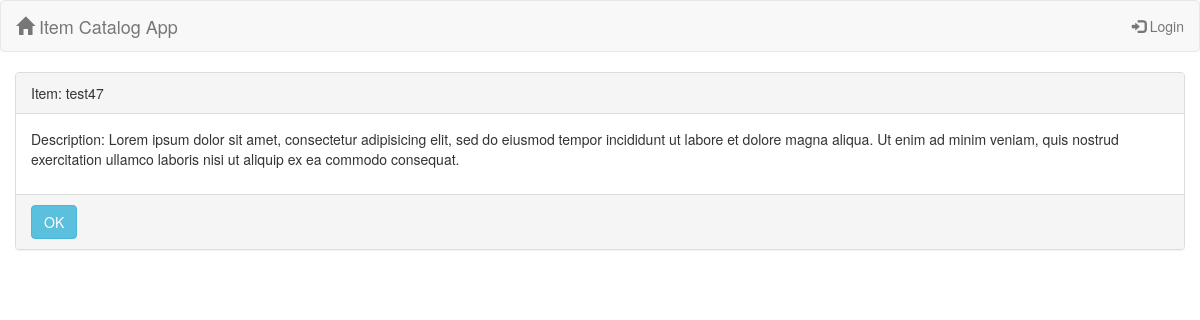
Screenshot of /catalog/Soccer/test47 with the database file from the repository.
### models.py (models this page shows, shortened)
class Item(Base):
    __tablename__ = 'item'
    id = Column(Integer, primary_key=True)
    title = Column(String, nullable=False)
    description = Column(String)
    category_id = Column(Integer, ForeignKey('category.id'))
    category = relationship(Category, backref='items')

### project.py (the view)
@app.route("/catalog/<category>/<item>")
def getCategoryItem(category, item):
    currentCategory = []
    currentItem = []
    try:
        currentCategory = session.query(
                        Category).filter_by(name=category).one()
        currentItem = session.query(Item).filter_by(title=item).one()
        if currentItem.category_id == currentCategory.id:
            if 'username' not in login_session:
                return render_template('public_item.html', item=currentItem)
            else:
                return render_template('item.html', item=currentItem)
        else:
            flash("Item '%s' does not match '%s' category" % (item, category),
                  category="warning")
            return redirect(url_for('showCatalog'))
    except NoResultFound:
        if currentCategory == []:
            flash("Category '%s' not found" % category, category="warning")
            return redirect(url_for('showCatalog'))
        else:
            flash("Item '%s' not found" % item, category="warning")
            return redirect(url_for('showCatalog'))

### templates/public_item.html (shortened to what this page needs)
{% extends "layout.html" %}
{% block body %}
<div class="container-fluid">
    <div class="row">
        <div class="col-sm-12 col-md-12 ">
            <div class="panel panel-default">
                <div class="panel-heading">Item: {{item.title}}</div>
                <div class="panel-body">
                        <p>
                            Description: {{item.description}}
                        </p>
                </div>
                <div class="panel-footer">
                    <a href="{{url_for('showCatalog')}}" class="btn btn-info" role="button">OK</a>
                </div>
            </div>
        </div>
    </div>
</div>
{% endblock %}

### rows the page displays
Item: title "test47", description "Lorem ipsum dolor sit amet, consectetur adipisicing elit, sed do eiusmod tempor incididunt ut labore et dolore magna aliqua. Ut enim ad minim veniam, quis nostrud exercitation ullamco laboris nisi ut aliquip ex ea commodo consequat."
